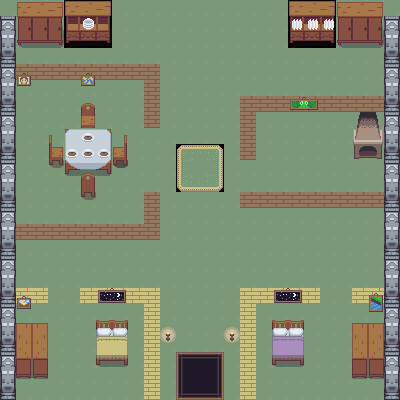

A 2D game scene composited from a Tiled map and its tileset images. What follows is a short description and the map's XML, with each tile layer's data collapsed to a summary:
An orthogonal 25x25 tile map with 16x16 px tiles, 3 tile layers (Ground, ObjectCollision, Decorations) and 28 objects.

<map version="1.4" tiledversion="1.4.3" orientation="orthogonal" renderorder="right-down" width="25" height="25" tilewidth="16" tileheight="16" infinite="0" nextlayerid="5" nextobjectid="36">
 <tileset firstgid="1" source="PlayerHouse.tsx" />
 <layer id="1" name="Ground" width="25" height="25">
  <data>[625 cells, 625 non-empty, 27 distinct tile ids]</data>
 </layer>
 <layer id="2" name="ObjectCollision" width="25" height="25">
  <data>[625 cells, 182 non-empty, 52 distinct tile ids]</data>
 </layer>
 <layer id="3" name="Decorations" width="25" height="25">
  <data>[625 cells, 37 non-empty, 28 distinct tile ids]</data>
 </layer>
 <objectgroup id="4" name="CollisionMasks">
  <object id="1" x="0" y="-0.486204" width="22.8516" height="405.008" />
  <object id="2" x="375.836" y="0.486204" width="24.7964" height="400.632" />
  <object id="3" x="0.972408" y="-0.972408" width="401.604" height="12.1551" />
  <object id="4" x="10.2103" y="387.991" width="148.778" height="9.72408" />
  <object id="5" x="240.185" y="389.936" width="161.906" height="9.23788" />
  <object id="6" x="233.378" y="185.244" width="152.668" height="28.1998" />
  <object id="7" x="231.919" y="86.5443" width="156.071" height="30.6308" />
  <object id="8" x="344.719" y="113.286" width="42.2997" height="52.0238" />
  <object id="10" x="231.433" y="116.689" width="34.0343" height="48.6204" />
  <object id="11" x="11.1827" y="0" width="108.91" height="52.9962" />
  <object id="12" x="278.109" y="2.91722" width="105.992" height="48.6204" />
  <object id="13" x="13.1275" y="58.8307" />
  <object id="14" x="14.0999" y="64.6651" width="151.209" height="21.8792" />
  <object id="15" x="136.623" y="66.6099" width="29.6584" height="68.5548" />
  <object id="17" x="136.137" y="185.73" width="30.6308" height="61.7479" />
  <object id="18" x="12.6413" y="215.388" width="133.706" height="30.6308" />
  <object id="20" x="77.7926" y="98.2132" width="20.4206" height="105.506" />
  <object id="22" x="41.8135" y="132.247" width="86.5443" height="43.2722" />
  <object id="23" x="12.1551" y="280.053" width="39.3825" height="31.1171" />
  <object id="24" x="13.1275" y="319.922" width="35.9791" height="61.2617" />
  <object id="25" x="79.7374" y="281.026" width="83.6271" height="27.7136" />
  <object id="26" x="90.9201" y="319.922" width="41.3273" height="48.6204" />
  <object id="30" x="139.541" y="297.071" width="28.1998" height="102.103" />
  <object id="31" x="235.323" y="281.512" width="23.824" height="115.717" />
  <object id="32" x="249.423" y="286.374" width="72.4444" height="19.4482" />
  <object id="33" x="347.636" y="284.916" width="45.217" height="25.7688" />
  <object id="34" x="349.581" y="318.464" width="35.4929" height="63.2065" />
  <object id="35" x="267.412" y="316.033" width="38.8963" height="52.0238" />
 </objectgroup>
</map>
